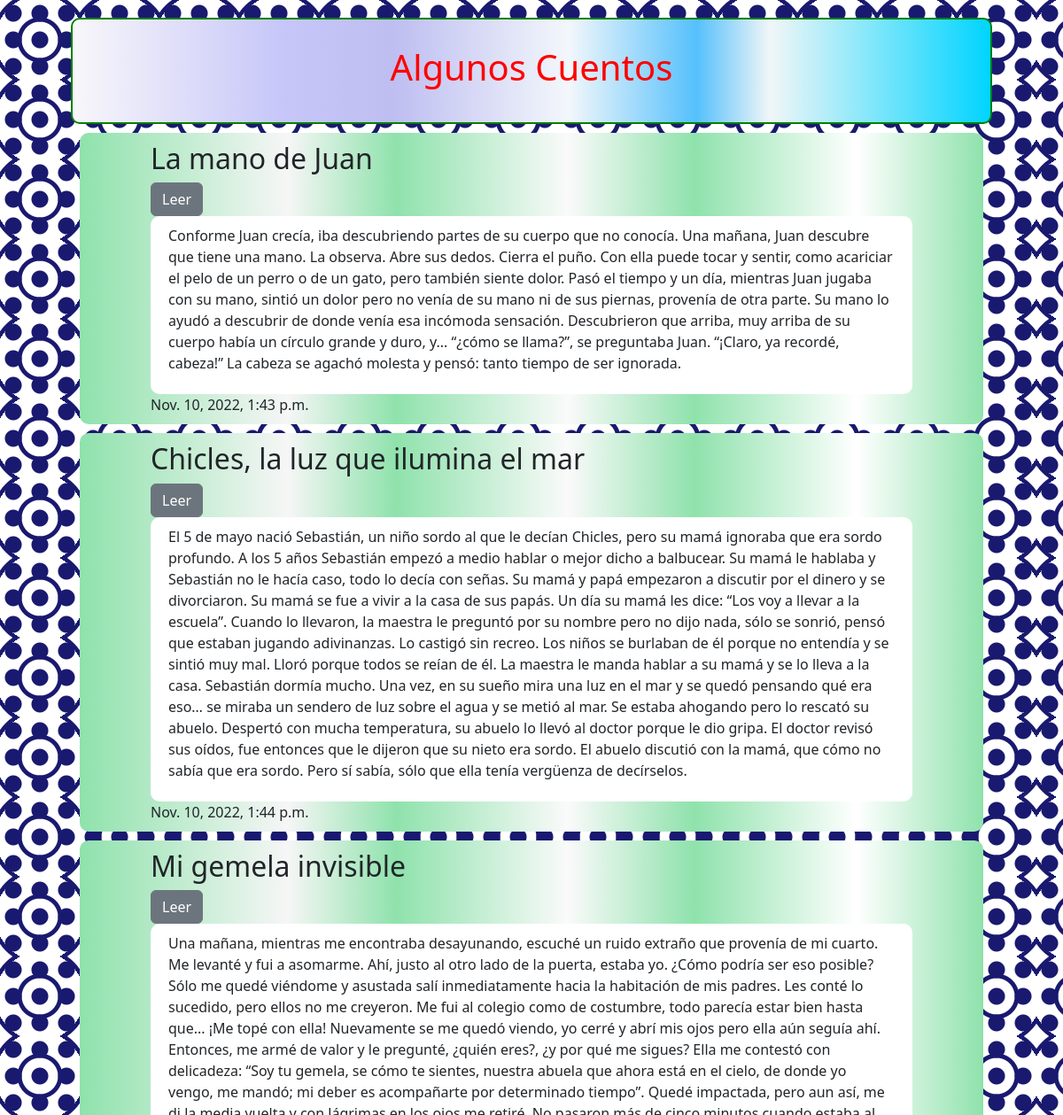
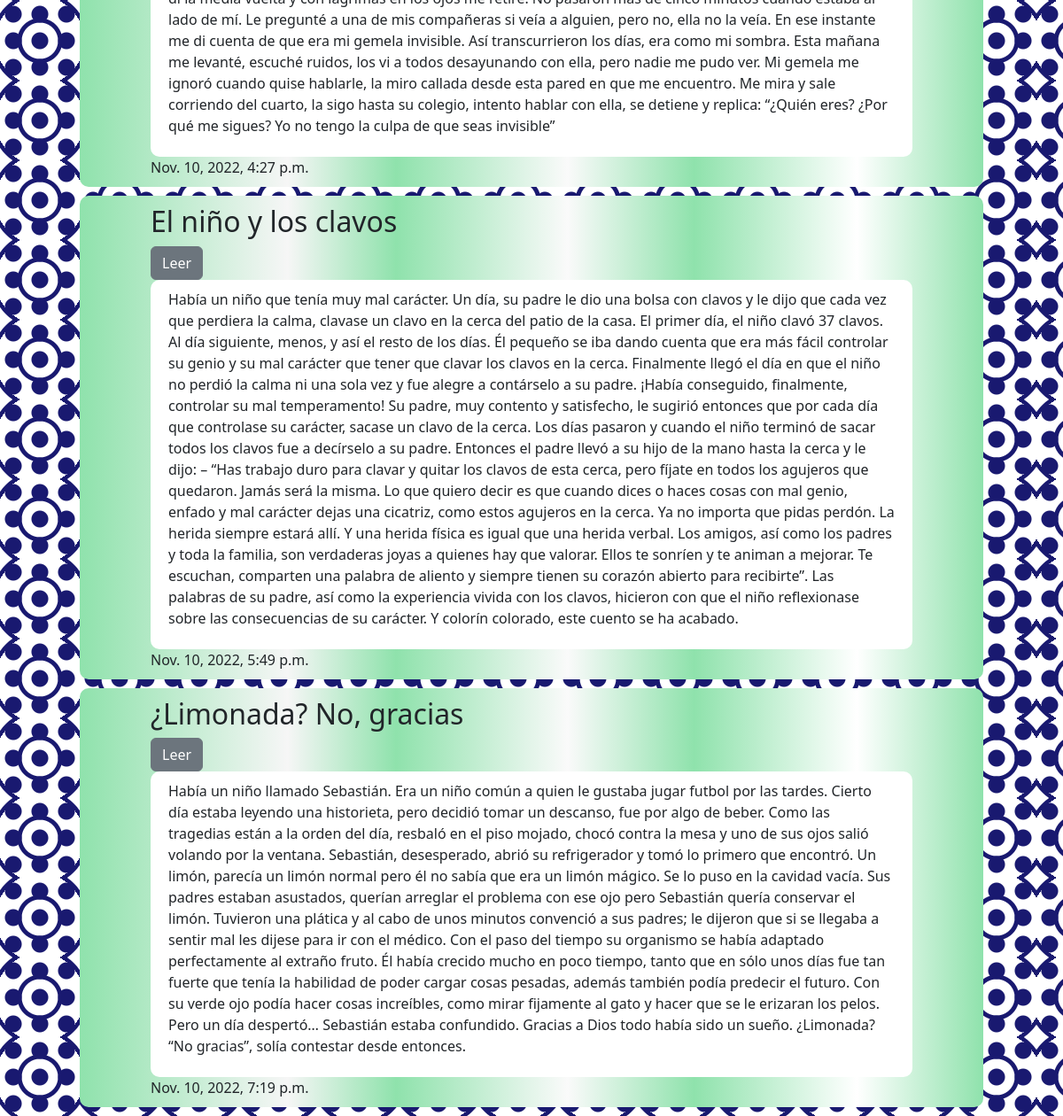
The page / on the database its author committed (2 pictures, top to bottom).
### blog/models.py (models this page shows, shortened)
class Post(models.Model):
    title = models.CharField(max_length=200)
    text = models.TextField()
    create_date = models.DateTimeField(default=timezone.now)
    published_date = models.DateTimeField(blank=True, null=True)

### blog/views.py (the view)
# urls.py: re_path('', views.post_list, name='post_list'),
def post_list(request):
    posts = Post.objects.filter(create_date__lte=timezone.now()).order_by('create_date')
    return render(request, 'blog/post_list.html', {'posts': posts})

### templates/blog/post_list.html
{% extends 'blog/base.html' %}
{% block content %}
    {% for post in posts %}
        <div id="cont3">
            <h2>
                {{post.title}}
            </h2>
            <a href="{% url 'post_detail' pk=post.pk %}">
                <button class="btn btn-secondary">Leer</button>
            </a>
             <div id="cont4">
                <p>
                    {{ post.text }}
                </p>
            </div>
            {{ post.create_date }}
        </div>
    {% endfor %}
{% endblock %}

### templates/blog/base.html (shortened to what this page needs)
{% load static %}
<html lang="en">
<head>
    <link href="https://cdn.jsdelivr.net/npm/bootstrap@5.2.2/dist/css/bootstrap.min.css" rel="stylesheet">
    <link rel="stylesheet" href="{% static 'blog/static/css/blog.css' %}">
</head>
<body id="cuerpa">
<div id="cont1">
    <h1 id="titlo1">Algunos Cuentos</h1>
</div>
<div id="cont2">
    {% block content %}
    {% endblock %}
</div>
</body>
</html>

### blog/static/css/blog.css (style rules this page uses)
h1 { color: red; }

### templates/blog/base.html (style rules this page uses)
#cuerpa { padding-left: 80px; padding-right: 80px; padding-top: 10px; background-color:white; background-image: radial-gradient(midnightblue 9px, transparent 10px), repeating-radial-gradient(midnightblue 0, midnightblue 4px, transparent 5px, transparent 20px, midnightblue 21px, midnightblue 25px, transparent 26px, transparent 50px); background-size: 30px 30px, 90px 90px; background-position: 0 0; }
#cont1 { border: solid 2px green; margin-top: 10px; border-radius: 10px; text-align: center; background: rgb(248,247,250); background: linear-gradient(90deg, rgba(248,247,250,1) 0%, rgba(198,198,249,1) 23%, rgba(190,190,241,1) 35%, rgba(243,247,251,1) 54%, rgba(85,192,252,1) 68%, rgba(241,246,247,1) 76%, rgba(0,212,255,1) 100%); }
#cont2 { border-radius: 10px; }
#cont3 { padding-top: 10px; padding-bottom: 10px; border-radius: 10px; padding-left: 80px; padding-right: 80px; margin: 10px; background: rgb(143,226,172); background: linear-gradient(90deg, rgba(143,226,172,1) 0%, rgba(246,246,246,1) 23%, rgba(143,226,172,1) 35%, rgba(250,250,250,1) 54%, rgba(143,226,172,1) 68%, rgba(255,255,255,1) 86%, rgba(143,226,172,1) 100%); }
#cont4 { padding-top: 10px; padding-left: 20px; padding-right: 20px; padding-bottom: 7px; border-radius: 10px; background-color: #fff; }
#titlo1 { padding: 30px ; }

### rows shown on the page
Post: title "La mano de Juan", text "Conforme Juan crecía, iba descubriendo partes de su cuerpo que no conocía. Una mañana, Juan descubre que tiene una mano. La observa. Abre sus dedos. Cierra el puño. Con ella puede tocar y sentir, como acariciar el pelo de un perro o de un gato, pero también siente dolor. Pasó el tiempo y un día, mientras Juan jugaba con su mano, sintió un dolor pero no venía de su mano ni de sus piernas, provenía de otra parte. Su mano lo ayudó a descubrir de donde venía esa incómoda sensación. Descubrieron que arriba, muy arriba de su cuerpo había un círculo grande y duro, y... “¿cómo se llama?”, se preguntaba Juan. “¡Claro, ya recordé, cabeza!” La cabeza se agachó molesta y pensó: tanto tiempo de ser…", create_date "Nov. 10, 2022, 1:43 p.m."
Post: title "Chicles, la luz que ilumina el mar", text "El 5 de mayo nació Sebastián, un niño sordo al que le decían Chicles, pero su mamá ignoraba que era sordo profundo. A los 5 años Sebastián empezó a medio hablar o mejor dicho a balbucear. Su mamá le hablaba y Sebastián no le hacía caso, todo lo decía con señas. Su mamá y papá empezaron a discutir por el dinero y se divorciaron. Su mamá se fue a vivir a la casa de sus papás. Un día su mamá les dice: “Los voy a llevar a la escuela”. Cuando lo llevaron, la maestra le preguntó por su nombre pero no dijo nada, sólo se sonrió, pensó que estaban jugando adivinanzas. Lo castigó sin recreo. Los niños se burlaban de él porque no entendía y se sintió muy mal. Lloró porque todos se reían de él. La…", create_date "Nov. 10, 2022, 1:44 p.m."
Post: title "Mi gemela invisible", text "Una mañana, mientras me encontraba desayunando, escuché un ruido extraño que provenía de mi cuarto. Me levanté y fui a asomarme. Ahí, justo al otro lado de la puerta, estaba yo. ¿Cómo podría ser eso posible? Sólo me quedé viéndome y asustada salí inmediatamente hacia la habitación de mis padres. Les conté lo sucedido, pero ellos no me creyeron. Me fui al colegio como de costumbre, todo parecía estar bien hasta que... ¡Me topé con ella! Nuevamente se me quedó viendo, yo cerré y abrí mis ojos pero ella aún seguía ahí. Entonces, me armé de valor y le pregunté, ¿quién eres?, ¿y por qué me sigues? Ella me contestó con delicadeza: “Soy tu gemela, se cómo te sientes, nuestra abuela que ahora está…", create_date "Nov. 10, 2022, 4:27 p.m."
Post: title "El niño y los clavos", text "Había un niño que tenía muy mal carácter. Un día, su padre le dio una bolsa con clavos y le dijo que cada vez que perdiera la calma, clavase un clavo en la cerca del patio de la casa. El primer día, el niño clavó 37 clavos. Al día siguiente, menos, y así el resto de los días. Él pequeño se iba dando cuenta que era más fácil controlar su genio y su mal carácter que tener que clavar los clavos en la cerca. Finalmente llegó el día en que el niño no perdió la calma ni una sola vez y fue alegre a contárselo a su padre. ¡Había conseguido, finalmente, controlar su mal temperamento! Su padre, muy contento y satisfecho, le sugirió entonces que por cada día que controlase su carácter, sacase un clavo…", create_date "Nov. 10, 2022, 5:49 p.m."
Post: title "¿Limonada? No, gracias", text "Había un niño llamado Sebastián. Era un niño común a quien le gustaba jugar futbol por las tardes. Cierto día estaba leyendo una historieta, pero decidió tomar un descanso, fue por algo de beber. Como las tragedias están a la orden del día, resbaló en el piso mojado, chocó contra la mesa y uno de sus ojos salió volando por la ventana. Sebastián, desesperado, abrió su refrigerador y tomó lo primero que encontró. Un limón, parecía un limón normal pero él no sabía que era un limón mágico. Se lo puso en la cavidad vacía. Sus padres estaban asustados, querían arreglar el problema con ese ojo pero Sebastián quería conservar el limón. Tuvieron una plática y al cabo de unos minutos convenció a sus…", create_date "Nov. 10, 2022, 7:19 p.m."
